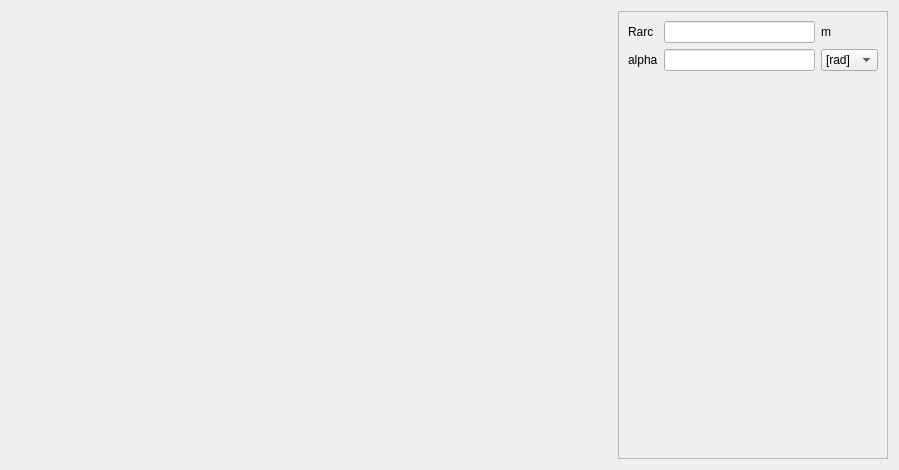
<?xml version="1.0" encoding="UTF-8"?>
<ui version="4.0">
 <class>BoreSinePole</class>
 <widget class="QWidget" name="BoreSinePole">
  <property name="geometry">
   <rect>
    <x>0</x>
    <y>0</y>
    <width>899</width>
    <height>470</height>
   </rect>
  </property>
  <property name="minimumSize">
   <size>
    <width>630</width>
    <height>470</height>
   </size>
  </property>
  <property name="maximumSize">
   <size>
    <width>16777215</width>
    <height>16777215</height>
   </size>
  </property>
  <property name="windowTitle">
   <string>Form</string>
  </property>
  <layout class="QHBoxLayout" name="horizontalLayout">
   <item>
    <layout class="QVBoxLayout" name="verticalLayout_2">
     <item>
      <widget class="QLabel" name="img_bore">
       <property name="sizePolicy">
        <sizepolicy hsizetype="Expanding" vsizetype="Expanding">
         <horstretch>0</horstretch>
         <verstretch>0</verstretch>
        </sizepolicy>
       </property>
       <property name="maximumSize">
        <size>
         <width>16777215</width>
         <height>16777215</height>
        </size>
       </property>
       <property name="text">
        <string/>
       </property>
       <property name="pixmap">
        <pixmap resource="../../../../Resources/pyleecan.qrc">:/images/images/MachineSetup/LamParam/BoreFlower.png</pixmap>
       </property>
       <property name="scaledContents">
        <bool>false</bool>
       </property>
       <property name="alignment">
        <set>Qt::AlignCenter</set>
       </property>
      </widget>
     </item>
    </layout>
   </item>
   <item>
    <widget class="QScrollArea" name="scrollArea">
     <property name="minimumSize">
      <size>
       <width>270</width>
       <height>0</height>
      </size>
     </property>
     <property name="maximumSize">
      <size>
       <width>270</width>
       <height>16777215</height>
      </size>
     </property>
     <property name="widgetResizable">
      <bool>true</bool>
     </property>
     <widget class="QWidget" name="scrollAreaWidgetContents">
      <property name="geometry">
       <rect>
        <x>0</x>
        <y>0</y>
        <width>268</width>
        <height>446</height>
       </rect>
      </property>
      <layout class="QVBoxLayout" name="verticalLayout">
       <item>
        <layout class="QGridLayout" name="gridLayout">
         <item row="0" column="0">
          <widget class="QLabel" name="in_Rarc">
           <property name="text">
            <string>Rarc</string>
           </property>
          </widget>
         </item>
         <item row="0" column="1">
          <widget class="FloatEdit" name="lf_Rarc"/>
         </item>
         <item row="0" column="2">
          <widget class="QLabel" name="unit_Rarc">
           <property name="text">
            <string>m</string>
           </property>
          </widget>
         </item>
         <item row="1" column="0">
          <widget class="QLabel" name="in_alpha">
           <property name="text">
            <string>alpha</string>
           </property>
          </widget>
         </item>
         <item row="1" column="1">
          <widget class="FloatEdit" name="lf_alpha"/>
         </item>
         <item row="1" column="2">
          <widget class="QComboBox" name="c_alpha_unit">
           <property name="maximumSize">
            <size>
             <width>70</width>
             <height>16777215</height>
            </size>
           </property>
           <item>
            <property name="text">
             <string>[rad]</string>
            </property>
           </item>
           <item>
            <property name="text">
             <string>[deg]</string>
            </property>
           </item>
          </widget>
         </item>
        </layout>
       </item>
       <item>
        <spacer name="verticalSpacer">
         <property name="orientation">
          <enum>Qt::Vertical</enum>
         </property>
         <property name="sizeHint" stdset="0">
          <size>
           <width>20</width>
           <height>40</height>
          </size>
         </property>
        </spacer>
       </item>
       <item>
        <widget class="WBoreOut" name="w_out" native="true"/>
       </item>
      </layout>
     </widget>
    </widget>
   </item>
  </layout>
 </widget>
 <customwidgets>
  <customwidget>
   <class>FloatEdit</class>
   <extends>QLineEdit</extends>
   <header>......GUI/Tools/FloatEdit.h</header>
  </customwidget>
  <customwidget>
   <class>WBoreOut</class>
   <extends>QWidget</extends>
   <header>......GUI.Dialog.DMachineSetup.DBore.WBoreOut.WBoreOut.h</header>
   <container>1</container>
  </customwidget>
 </customwidgets>
 <tabstops>
  <tabstop>lf_Rarc</tabstop>
 </tabstops>
 <resources>
  <include location="../../../../Resources/pyleecan.qrc"/>
 </resources>
 <connections/>
</ui>
